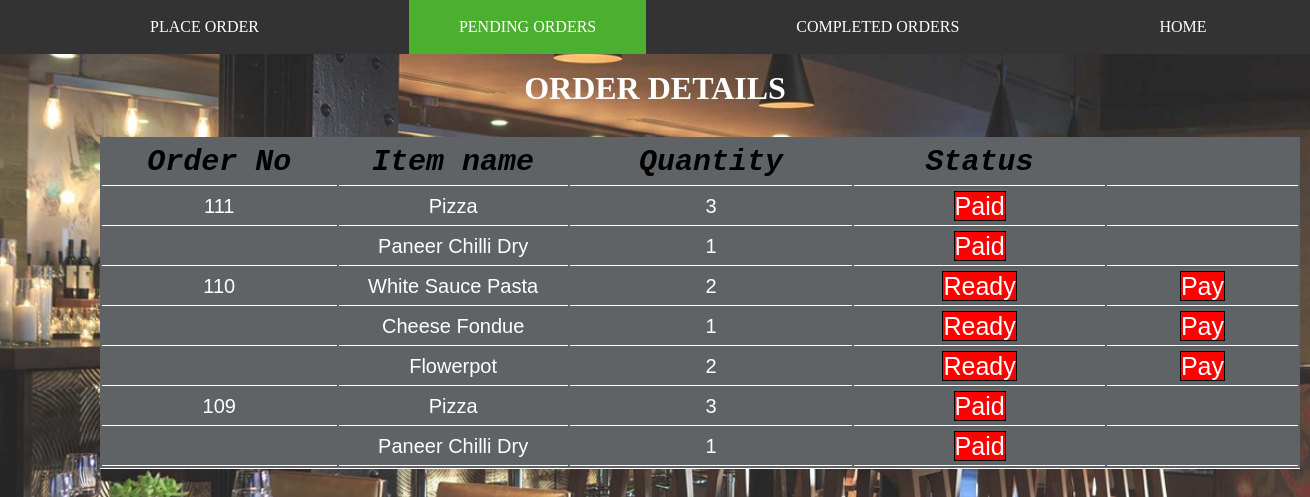
Screenshot of /pending_order.php with the database file from the repository.
### tables this page shows
CREATE TABLE `orders` (
  `CustomerId` int(11) DEFAULT NULL,
  `ItemNo` int(11) NOT NULL,
  `ItemName` varchar(20) NOT NULL,
  `Quantity` int(11) DEFAULT NULL
);

CREATE TABLE `c_table` (
  `Customer_Id` int(11) NOT NULL,
  `name` varchar(20) NOT NULL,
  `email` varchar(20) NOT NULL,
  `contact` bigint(20) NOT NULL,
  `Is_Paid` int(11) DEFAULT '0',
  `status` varchar(20) DEFAULT 'Not_Ready'
);

### pending_order.php (the view, shortened to what this page needs)
<?php
$servername = "localhost";
$username = "root";
$password = "";
$dbname = "DBMS";
$conn = new mysqli($servername, $username, $password, $dbname);
     $sql = "SELECT * FROM orders ORDER by CustomerId DESC";
                $result = $conn->query($sql);
   if ($result->num_rows > 0) {
   echo  "<h1>ORDER DETAILS</h1>
                        <table>
                        <tr>
                            <th>Order No</th>
                            <th>Item name</th>
                            <th>Quantity</th>
                            <th>Status</th>
                            <th></th>
                        </tr>";
                        $prev='';
                         while($row = $result->fetch_assoc())
                     {
                      $curr=$row["CustomerId"];
                       $s="SELECT * from C_table WHERE Customer_Id='".$row["CustomerId"]."'  ORDER by Customer_Id DESC";
                       $re=$conn->query($s);
                       $r=$re->fetch_assoc();
                       if($curr!=$prev)
                        {echo"<td>".$row["CustomerId"]."</td>";}
                        else{
                          echo "<td> </td>";
                        }
                        echo  "<td>" . $row["ItemName"]. " </td><td>" . $row["Quantity"]. "</td>
                        <td><a style='font-size: 25px;' class='link' href='update_status.php?id=".$row['CustomerId']."&stat=".$r['status']."'>".$r['status']."</a></td>";
                        if($r['status']=='Paid'){
                          echo "<td> </td></tr>";
                        }
                        else
            {
                          echo "<td><a style='font-size: 25px;' class='link' href='make_bill.php?id=".$row['CustomerId']."&stat=".$r['status']." '  target='blank'>Pay</a></td></tr>";
                        }
                        $prev=$curr;
                    }
                    echo "</table>";
                    }
                     else {
                    echo "0 results";
                    }
?>
<html>
	<body >
        <nav>
        <ul>
        <li><a  href="Manage.php">PLACE ORDER</a></li>
        <li><a  class="active" href="pending_order.php">PENDING ORDERS</a></li>
        <li><a href="completed_orders.php">COMPLETED ORDERS</a></li>
         <li><a   href="Main.php">HOME</a></li><br><br><br>
        </ul>
        </nav>
</body>
</html>

### pending_order.php (style rules this page uses)
table, th, td { background-color: #606365; width: 1300px; margin-top:-100px; border-bottom: 1px solid white; }
body { background-image: url("back.jpg"); background-repeat: no-repeat; height: 100%; background-size: cover; }
th { padding:6px; font-style: italic; font-family: monospace; text-align: center; font-size: 30px; }
td { padding:4px; text-align: center; font-size: 20px; font-family: sans-serif; color: white; }
table { margin-top:30px; margin-left: 100px; width: 1200px; }
body { height: 100%; margin: 0; }
ul { list-style-type: none; position: fixed; top:0; left:0; width: 100%; margin: 0; padding: 0; overflow: hidden; background-color: #333; }
h1 { color:white ; text-align:center; margin-top: 70px; }
li { float: left; }
li a { display: block; color: white; text-align: center; margin-left: 100px; padding: 18px 50px; text-decoration: none; }
.active { background-color: #4CAF30; }
.link { width: 60px; height: 30px; border: 1px solid black; background-color: red; color: white; text-decoration: none; }

### rows the page displays
orders: CustomerId "111", ItemName "Pizza", Quantity "3", c_table.status "Paid"
orders: ItemName "Paneer Chilli Dry", Quantity "1", c_table.status "Paid"
orders: CustomerId "110", ItemName "White Sauce Pasta", Quantity "2", c_table.status "Ready"
orders: ItemName "Cheese Fondue", Quantity "1", c_table.status "Ready"
orders: ItemName "Flowerpot", Quantity "2", c_table.status "Ready"
orders: CustomerId "109", ItemName "Pizza", Quantity "3", c_table.status "Paid"
orders: ItemName "Paneer Chilli Dry", Quantity "1", c_table.status "Paid"
